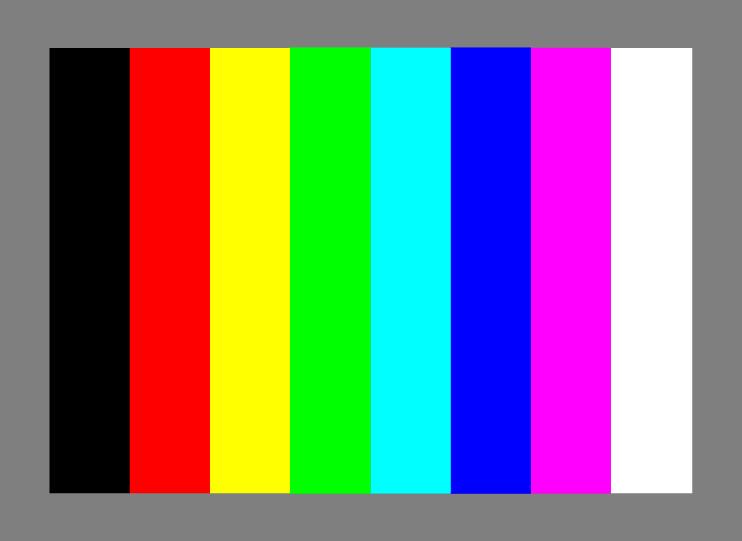
%> input picture Assignment_4/input_data/color_bars.tif, 742 x 541 px
$ octave q6_1.m   (GNU Octave 9; MATLAB toolbox functions it lacks are replaced by stand-ins)
%> lines starting %> are read from the running program, lines starting %| are printed output that depends on the picture; in (x1, y1, x2, y2) boxes, pixels count from 0 and x2, y2 are one past the last pixel; in counts of white or black regions, pixels touching at a corner belong together; the program's own positions count from 1
% part-1
img = imread('../input_data/color_bars.tif');
%> img is the input picture: size 541x742x3 uint8; mean R, G, B 127.3, 127.5, 127.4
img = double(img)/255;
%> img: size 541x742x3 double

%RGB
R = img(:,:,1);
G = img(:,:,2);
B = img(:,:,3);
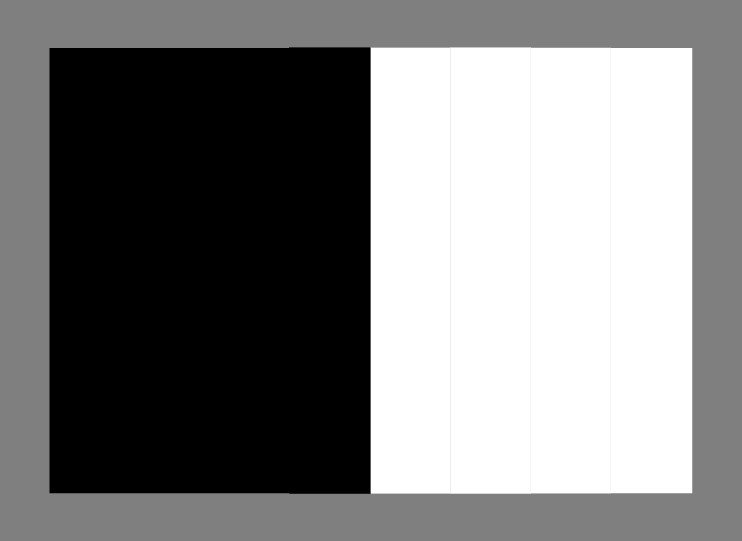
%> B: size 541x742 double; min 0, max 1, mean 0.5; mean of the top-left, top-right, bottom-left and bottom-right quarters 0.144, 0.856, 0.143, 0.856
figure;
subplot(1,3,1);
imshow(R);
title('Channel --- R');
subplot(1,3,2);
imshow(G);
title('Channel --- G');
subplot(1,3,3);
imshow(B);
title('Channel --- B');

%CMY
L = ones([size(img,1),size(img,2)]);
C = L-R;
M = L-G;
Y = L-B;
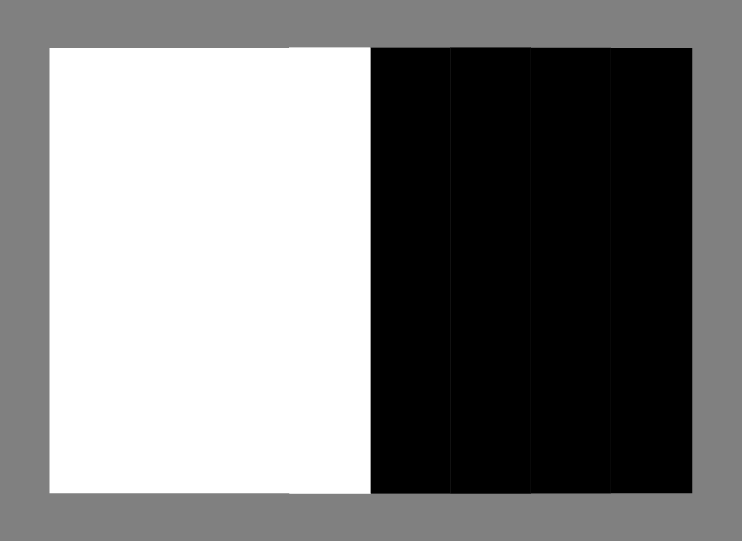
%> Y: size 541x742 double; min 0, max 1, mean 0.5; mean of the top-left, top-right, bottom-left and bottom-right quarters 0.856, 0.144, 0.857, 0.144
figure;
subplot(1,3,1);
imshow(C);
title('Channel --- C');
subplot(1,3,2);
imshow(M);
title('Channel --- M');
subplot(1,3,3);
imshow(Y);
title('Channel --- Y');

%HSI
numi=1/2*((R-G)+(R-B));
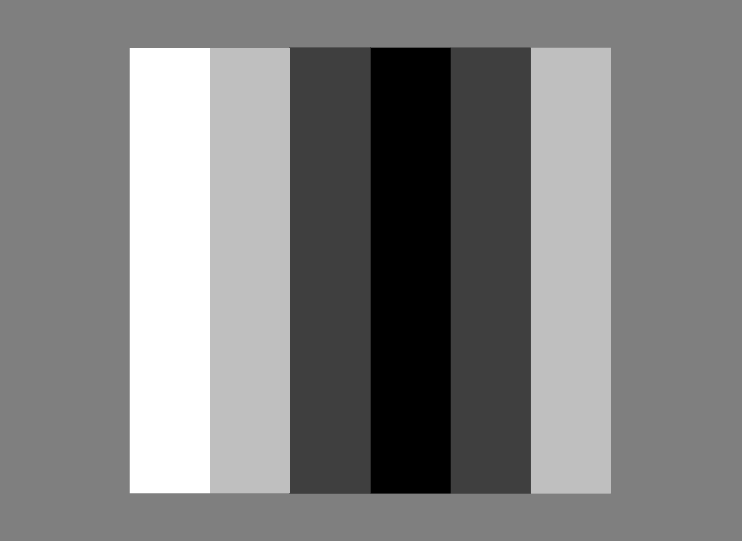
%> numi: size 541x742 double; min -1, max 1, mean -0.000556; drawn with min black and max white
denom=((R-G).^2+((R-B).*(G-B))).^0.5;
H=acosd(numi./(denom+0.000001));
H(B>G)=360-H(B>G);
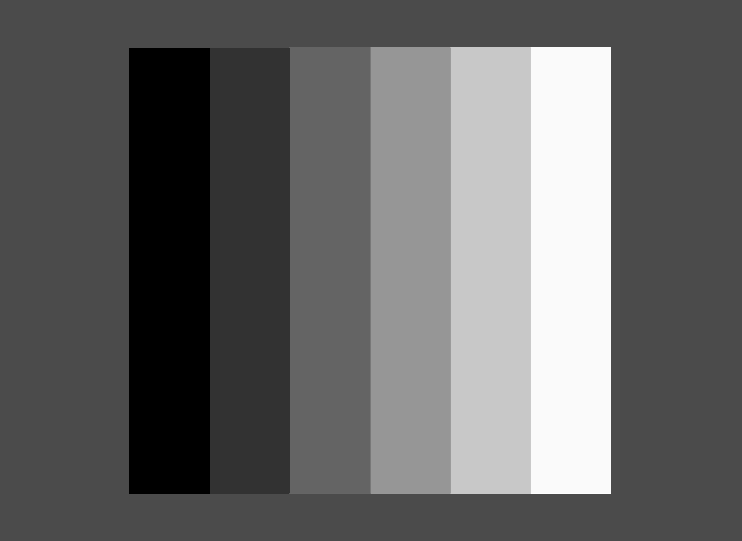
%> H: size 541x742 double; min 0.081, max 305.3, mean 122.1; drawn with min black and max white
H=H/360;
S=1- (3./(sum(img,3)+0.000001)).*min(img,[],3);
I=sum(img,3)./3;
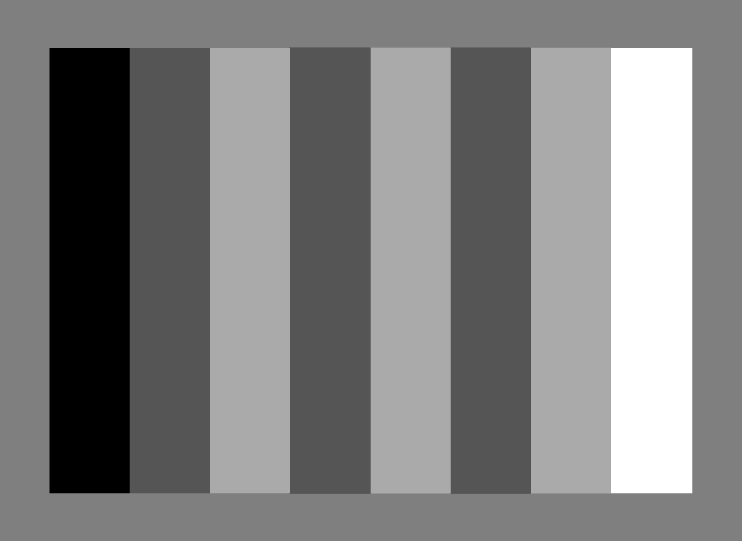
%> I: size 541x742 double; min 0, max 1, mean 0.5; mean of the top-left, top-right, bottom-left and bottom-right quarters 0.381, 0.619, 0.38, 0.619
figure;
subplot(1,3,1);
imshow(H);
title('Channel --- H');
subplot(1,3,2);
imshow(S);
title('Channel --- S');
subplot(1,3,3);
imshow(I);
title('Channel --- I');

%L*a*b*
lab = rgb2lab(img);
%> lab: size 541x742x3 double; mean of channels 1, 2, 3 61.8, 9, 5.6
figure;
subplot(1,3,1);
imshow(lab(:,:,1));
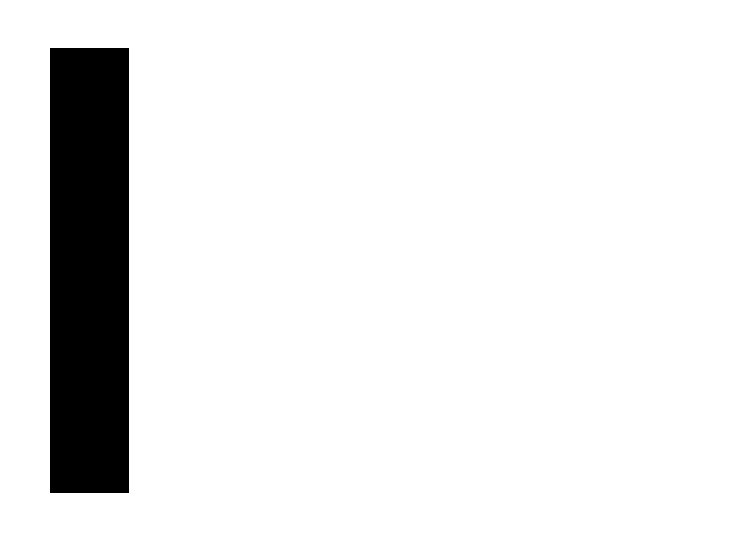
%> displayed picture: size 541x742, on the screen's scale of 0 to 255; 91.2% white; 1 black region, box (x1, y1, x2, y2) and area: (50, 48, 129, 493) 35155
title('Channel --- L*');
subplot(1,3,2);
imshow(lab(:,:,2));
title('Channel --- a*');
subplot(1,3,3);
imshow(lab(:,:,3));
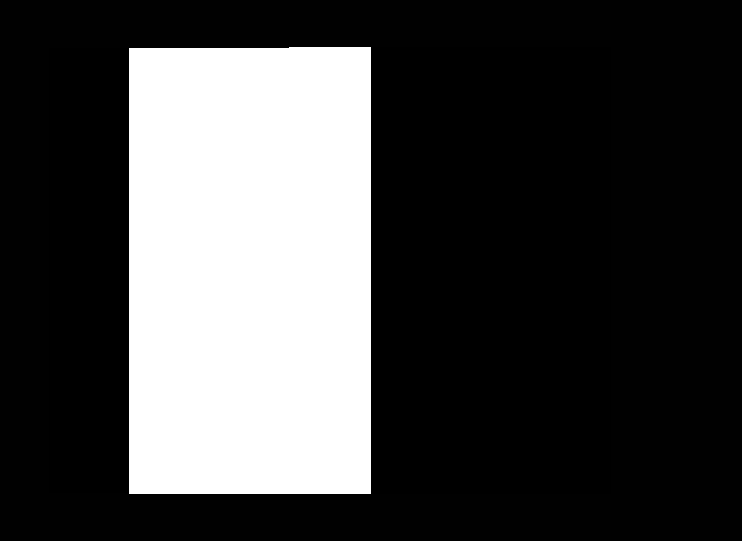
%> displayed picture: size 541x742, on the screen's scale of 0 to 255; min 0, max 255, mean 69
title('Channel --- b*');

$ run again, with Assignment_4/input_data/mandril_color.tif copied over Assignment_4/input_data/color_bars.tif
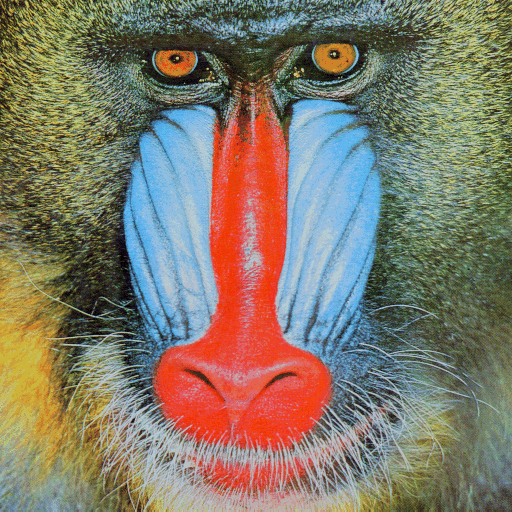
%> input picture Assignment_4/input_data/mandril_color.tif, 512 x 512 px
%> img is the input picture: size 512x512x3 uint8; mean R, G, B 129.6, 121.6, 105.2
%> img: size 512x512x3 double
%> `I=sum(img,3)./3;`:
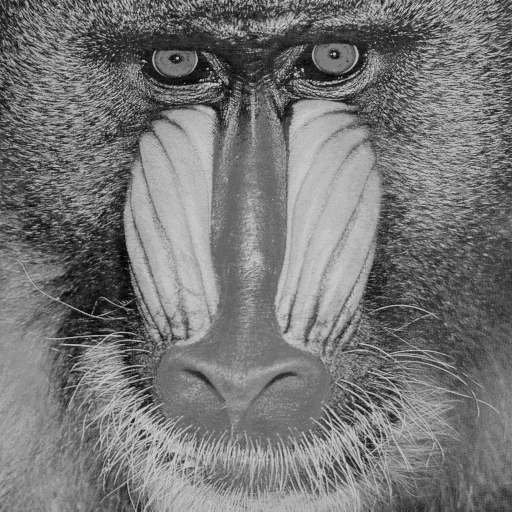
%> I: size 512x512 double; min 0.00654, max 0.792, mean 0.466
%> lab: size 512x512x3 double; mean of channels 1, 2, 3 52.2, 2.2, 12
%> `imshow(lab(:,:,3));`:
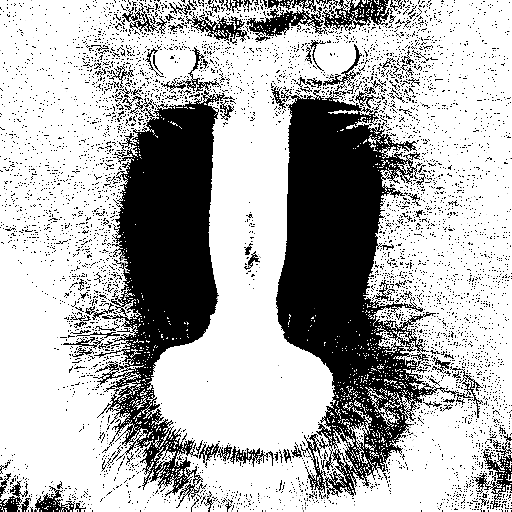
%> displayed picture: size 512x512, on the screen's scale of 0 to 255; min 0, max 255, mean 178.7
